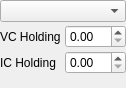
<?xml version="1.0" encoding="UTF-8"?>
<ui version="4.0">
 <class>devGui</class>
 <widget class="QWidget" name="devGui">
  <property name="geometry">
   <rect>
    <x>0</x>
    <y>0</y>
    <width>126</width>
    <height>88</height>
   </rect>
  </property>
  <property name="windowTitle">
   <string>Form</string>
  </property>
  <layout class="QGridLayout" name="gridLayout">
   <property name="leftMargin">
    <number>0</number>
   </property>
   <property name="topMargin">
    <number>0</number>
   </property>
   <property name="rightMargin">
    <number>0</number>
   </property>
   <property name="bottomMargin">
    <number>0</number>
   </property>
   <property name="spacing">
    <number>3</number>
   </property>
   <item row="0" column="0" colspan="2">
    <widget class="QComboBox" name="modeCombo"/>
   </item>
   <item row="1" column="0">
    <widget class="QLabel" name="label">
     <property name="text">
      <string>VC Holding</string>
     </property>
    </widget>
   </item>
   <item row="1" column="1">
    <widget class="SpinBox" name="vcHoldingSpin"/>
   </item>
   <item row="2" column="0">
    <widget class="QLabel" name="label_2">
     <property name="text">
      <string>IC Holding</string>
     </property>
    </widget>
   </item>
   <item row="2" column="1">
    <widget class="SpinBox" name="icHoldingSpin"/>
   </item>
   <item row="3" column="0">
    <spacer name="verticalSpacer">
     <property name="orientation">
      <enum>Qt::Vertical</enum>
     </property>
     <property name="sizeHint" stdset="0">
      <size>
       <width>20</width>
       <height>40</height>
      </size>
     </property>
    </spacer>
   </item>
  </layout>
 </widget>
 <customwidgets>
  <customwidget>
   <class>SpinBox</class>
   <extends>QDoubleSpinBox</extends>
   <header>acq4.pyqtgraph</header>
  </customwidget>
 </customwidgets>
 <resources/>
 <connections/>
</ui>
